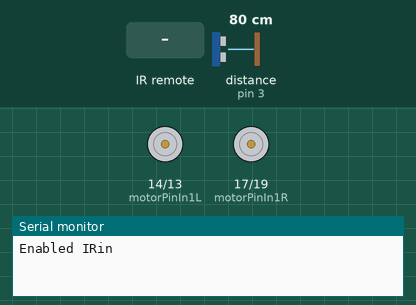
Recording of a sketch running on a simulated Arduino Mega 2560, built with avr-gcc and run on an emulated ATmega2560. Parts: motor-driver pin pairs drawn as motors (green arrow = first pin HIGH = forward, orange = second pin HIGH = backward, longer = more drive, scaled by the enable pin), the last lines printed to the serial monitor. The inputs (shaded band) are chosen by the test bench; at power-on: distance to the obstacle (sensor on pin 3) 80 cm. The echo pulse lasts 58.3 µs per cm.

Above: at 1.2 s.
1.3 s: infrared code 0x20DF609F received
At 2.4 s:
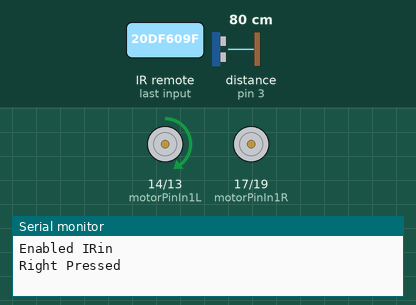
2.8 s: infrared code 0x20DFE01F received
At 3.5 s:
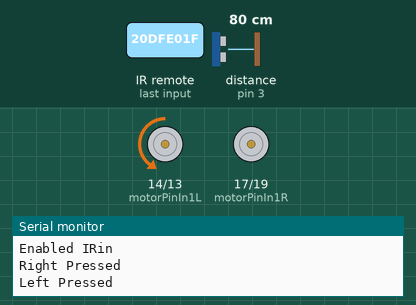
4.3 s: infrared code 0x20DF02FD received
At 4.7 s:
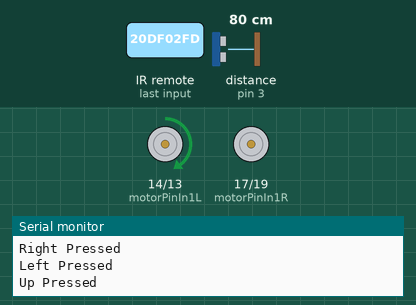
5.8 s: infrared code 0x20DF827D received
At 7.0 s:
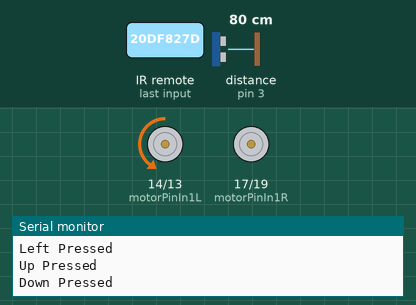
7.3 s: infrared code 0x20DF22DD received
At 8.8 s:
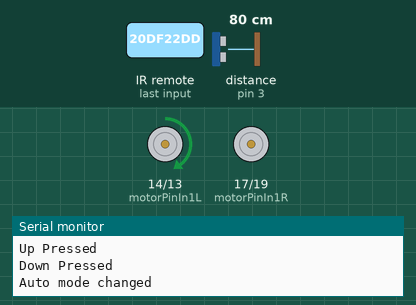
Timing chart, 0 to 10.3 s (numbered marks = the images above; inputs shaded):
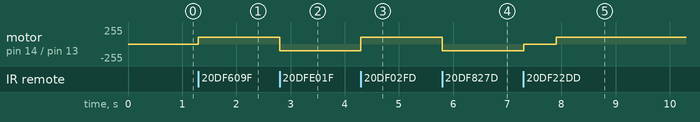

The sketch:

TeensyBot.ino
```cpp
// IR Remote library from: https://github.com/z3t0/Arduino-IRremote
#include <IRremote.h>
#include <IRremoteInt.h>

#define trigPin  0
#define echoPin  3
// Right arrow button on LG remote
#define IR_Right 0x20DF609F
// Left arrow button on LG remote
#define IR_Left  0x20DFE01F
// Up arrow button on LG remote
#define IR_Up    0x20DF02FD
// Down arrow button on LG remote
#define IR_Down  0x20DF827D
// OK button on LG remote
#define IR_Auto  0x20DF22DD
// Stop button on LG remote
#define IR_Stop 0x20DF8D72

int RECV_PIN = 23;
IRrecv irrecv(RECV_PIN);
decode_results results;

#define motorPinIn1R  17
#define motorPinIn2R  19
#define motorPinPWMR  15
#define motorPinIn1L  14
#define motorPinIn2L  13
#define motorPinPWML  4

#define maxPWM  200
boolean autoMode = false;

void setup()
{
  pinMode(trigPin, OUTPUT);
  pinMode(echoPin, INPUT);
  pinMode(motorPinIn1L, OUTPUT);
  pinMode(motorPinIn2L, OUTPUT);
  pinMode(motorPinPWML, OUTPUT);
  pinMode(motorPinIn1R, OUTPUT);
  pinMode(motorPinIn2R, OUTPUT);
  pinMode(motorPinPWMR, OUTPUT);

  Serial.begin(9600);
  // In case the interrupt driver crashes on setup, give a clue
  // to the user what's going on.
  //Serial.println("Enabling IRin");
  irrecv.enableIRIn(); // Start the receiver
  Serial.println("Enabled IRin");
}

void loop() {
  if (irrecv.decode(&results)) {
    if(results.value == IR_Auto)
    {
      autoMode = !autoMode;
      moveStop();
      delay(400);
      Serial.println("Auto mode changed");
    }
    else if(!autoMode)
    {
      if(results.value == IR_Up)
      {
       moveForward(0.5);
        Serial.println("Up Pressed");
      }
      else if(results.value == IR_Down)
      {
        moveBackward(0.5);
        Serial.println("Down Pressed");
      }
      else if(results.value == IR_Left)
      {
        moveLeft(0.5);
        Serial.println("Left Pressed");
      }
      else if(results.value == IR_Right)
      {
        moveRight(0.5);
        Serial.println("Right Pressed");
      }
      else if(results.value == IR_Stop)
      {
        moveStop();
        Serial.println("Stop Pressed");
      }
      else if(results.value != IR_Auto)
      {
        Serial.println("Unknown command received:");
        Serial.println(results.value, HEX);
      }
    }
    irrecv.resume(); // Receive the next value
    delay(200);
  }
  else if(autoMode)
  {
    if(getDistance() < 10)
    {
     moveRight(0.5);
     delay(400);
    }
    else
    {
     moveForward(0.5);
    }
  }
}

int getDistance(){
  long duration;
  digitalWrite(trigPin, LOW);
  delayMicroseconds(2);
  digitalWrite(trigPin, HIGH);
  delayMicroseconds(10);
  digitalWrite(trigPin, LOW);
  duration = pulseIn(echoPin, HIGH);
  return (duration/2) / 29.1;
}
```

motorFunctions.ino
```cpp
void moveMotorL(float rate)
{
  int pwmVal = (int)(abs(rate)*maxPWM);
  if(rate > 0 )
  {
    digitalWrite(motorPinIn1L, HIGH);
    digitalWrite(motorPinIn2L, LOW);
  }
  else
  {
    digitalWrite(motorPinIn2L, HIGH);
    digitalWrite(motorPinIn1L, LOW);
  }
  analogWrite(motorPinPWML,pwmVal);
}

void moveMotorR(float rate)
{
  int pwmVal = (int)(abs(rate)*maxPWM);
  if(rate > 0 )
  {
    digitalWrite(motorPinIn1R, HIGH);
    digitalWrite(motorPinIn2R, LOW);
  }
  else
  {
    digitalWrite(motorPinIn2R, HIGH);
    digitalWrite(motorPinIn1R, LOW);
  }
  analogWrite(motorPinPWMR,pwmVal);
}

void moveMotors(float speedL, float speedR){
  moveMotorL(speedL);
  moveMotorR(speedR);
}

void moveStop()
{
  moveMotorL(0);
  moveMotorR(0);
}

void moveForward(float rate)
{
  moveMotors(rate,rate);
}

void moveBackward(float rate)
{
  moveMotors(-rate,-rate);
}

void moveLeft(float rate)
{
  moveMotors(-rate,rate);
}

void moveRight(float rate)
{
  moveMotors(rate,-rate);
}
```

Measured:
- after the input at 1.3 s, motor on pin 14 (motorPinIn1L) / pin 13 (motorPinIn2L): stopped → forward 100/255 at once
- after the input at 2.8 s, motor on pin 14 (motorPinIn1L) / pin 13 (motorPinIn2L): forward 100/255 → backward 100/255 at once
- after the input at 4.3 s, motor on pin 14 (motorPinIn1L) / pin 13 (motorPinIn2L): backward 100/255 → forward 100/255 at once
- after the input at 5.8 s, motor on pin 14 (motorPinIn1L) / pin 13 (motorPinIn2L): forward 100/255 → backward 100/255 at once
- after the input at 7.3 s, motor on pin 14 (motorPinIn1L) / pin 13 (motorPinIn2L): backward 100/255 → stopped at once, → forward 100/255 0.61 s later
